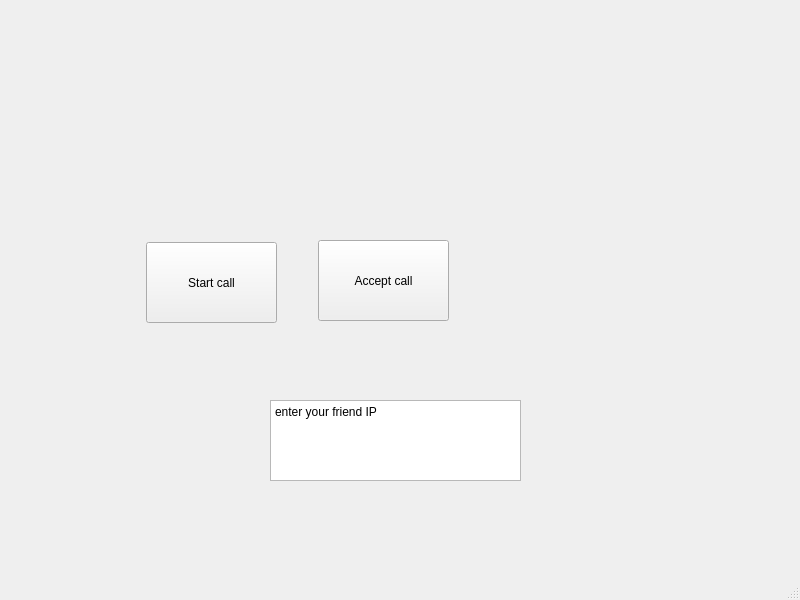
<?xml version="1.0" encoding="UTF-8"?>
<ui version="4.0">
 <class>MainWindow</class>
 <widget class="QMainWindow" name="MainWindow">
  <property name="geometry">
   <rect>
    <x>0</x>
    <y>0</y>
    <width>800</width>
    <height>600</height>
   </rect>
  </property>
  <property name="windowTitle">
   <string>MainWindow</string>
  </property>
  <widget class="QWidget" name="centralwidget">
   <widget class="QPushButton" name="pushButton">
    <property name="geometry">
     <rect>
      <x>146</x>
      <y>242</y>
      <width>131</width>
      <height>81</height>
     </rect>
    </property>
    <property name="text">
     <string>Start call</string>
    </property>
   </widget>
   <widget class="QPlainTextEdit" name="plainTextEdit">
    <property name="geometry">
     <rect>
      <x>270</x>
      <y>400</y>
      <width>251</width>
      <height>81</height>
     </rect>
    </property>
    <property name="plainText">
     <string>enter your friend IP
</string>
    </property>
   </widget>
   <widget class="QPushButton" name="pushButton_2">
    <property name="geometry">
     <rect>
      <x>318</x>
      <y>240</y>
      <width>131</width>
      <height>81</height>
     </rect>
    </property>
    <property name="text">
     <string>Accept call</string>
    </property>
   </widget>
  </widget>
  <widget class="QMenuBar" name="menubar">
   <property name="geometry">
    <rect>
     <x>0</x>
     <y>0</y>
     <width>800</width>
     <height>25</height>
    </rect>
   </property>
  </widget>
  <widget class="QStatusBar" name="statusbar"/>
 </widget>
 <resources/>
 <connections/>
</ui>
